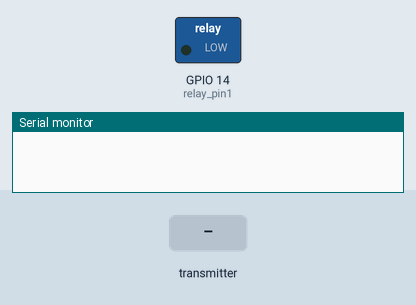
Simulated run of this sketch. Board: ESP32. On the bench: switched loads named in the sketch (green lamp = pin HIGH), the last lines printed to the serial monitor. Inputs (shaded band) come from the test bench.

Above: at 1.2 s.
1.3 s: the transmitter starts sending a = 0
At 1.6 s:
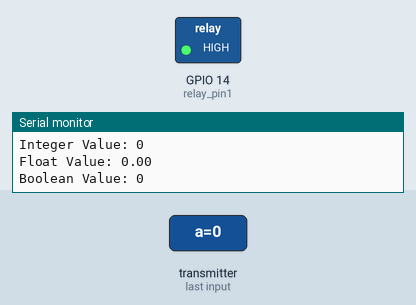
2.8 s: the transmitter starts sending b = 1024
At 3.9 s:
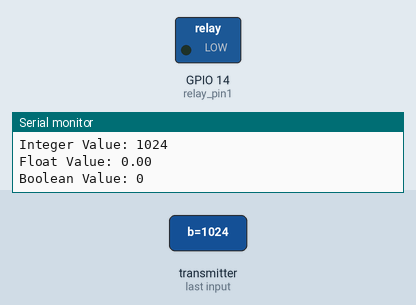
Timing chart, 0 to 5.8 s (numbered marks = the images above; inputs shaded):
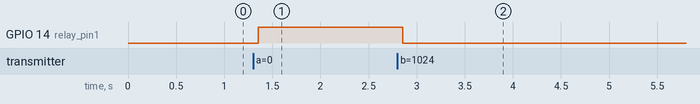

The sketch:

receiver.ino
```cpp
// Include Libraries
#include <esp_now.h>
#include <WiFi.h>

// Define a data structure
#define relay_pin1 14

typedef struct struct_message {
  char a[32];
  int b;
  float c;
  bool d;
} struct_message;

// Create a structured object
struct_message myData;


// Callback function executed when data is received
void OnDataRecv(const uint8_t *mac, const uint8_t *incomingData, int len) {
  memcpy(&myData, incomingData, sizeof(myData));

  pinMode(relay_pin1, OUTPUT);
  //pinMode(relay_pin2, OUTPUT);

  Serial.print("Data received: ");
  Serial.println(len);
  Serial.print("Character Value: ");
  Serial.println(myData.a);
  Serial.print("Integer Value: ");
  Serial.println(myData.b);
  Serial.print("Float Value: ");
  Serial.println(myData.c);
  Serial.print("Boolean Value: ");
  Serial.println(myData.d);
  Serial.println();

  if (myData.b >= 3) {
      digitalWrite(relay_pin1, LOW);
    }
    else {
      digitalWrite(relay_pin1, HIGH);
      }
}

void setup() {
  // Set up Serial Monitor


  Serial.begin(115200);

  // Set ESP32 as a Wi-Fi Station
  WiFi.mode(WIFI_STA);

  // Initilize ESP-NOW
  if (esp_now_init() != ESP_OK) {
    Serial.println("Error initializing ESP-NOW");
    return;
  }

  // Register callback function
  esp_now_register_recv_cb(OnDataRecv);
}

void loop() {

}
```

Measured:
- after the input at 1.3 s, GPIO 14 (relay_pin1): LOW → HIGH after 0.05 s
- after the input at 2.8 s, GPIO 14 (relay_pin1): HIGH → LOW after 0.05 s
